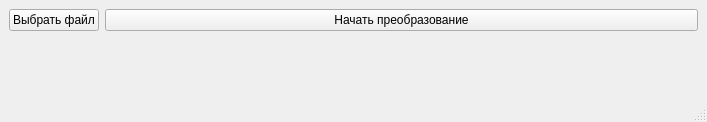
<?xml version="1.0" encoding="UTF-8"?>
<ui version="4.0">
 <class>MainWindow</class>
 <widget class="QMainWindow" name="MainWindow">
  <property name="geometry">
   <rect>
    <x>0</x>
    <y>0</y>
    <width>707</width>
    <height>122</height>
   </rect>
  </property>
  <property name="minimumSize">
   <size>
    <width>581</width>
    <height>0</height>
   </size>
  </property>
  <property name="windowTitle">
   <string>MainWindow</string>
  </property>
  <widget class="QWidget" name="centralwidget">
   <property name="layoutDirection">
    <enum>Qt::LeftToRight</enum>
   </property>
   <layout class="QFormLayout" name="formLayout">
    <item row="2" column="0">
     <widget class="QPushButton" name="browse_file">
      <property name="text">
       <string>Выбрать файл</string>
      </property>
     </widget>
    </item>
    <item row="2" column="1">
     <widget class="QPushButton" name="start">
      <property name="text">
       <string>Начать преобразование</string>
      </property>
     </widget>
    </item>
   </layout>
  </widget>
  <widget class="QStatusBar" name="statusBar">
   <property name="font">
    <font>
     <family>Times New Roman</family>
     <pointsize>14</pointsize>
     <weight>75</weight>
     <bold>true</bold>
     <underline>false</underline>
    </font>
   </property>
   <property name="toolTipDuration">
    <number>-1</number>
   </property>
   <property name="layoutDirection">
    <enum>Qt::LeftToRight</enum>
   </property>
  </widget>
 </widget>
 <resources/>
 <connections/>
</ui>
